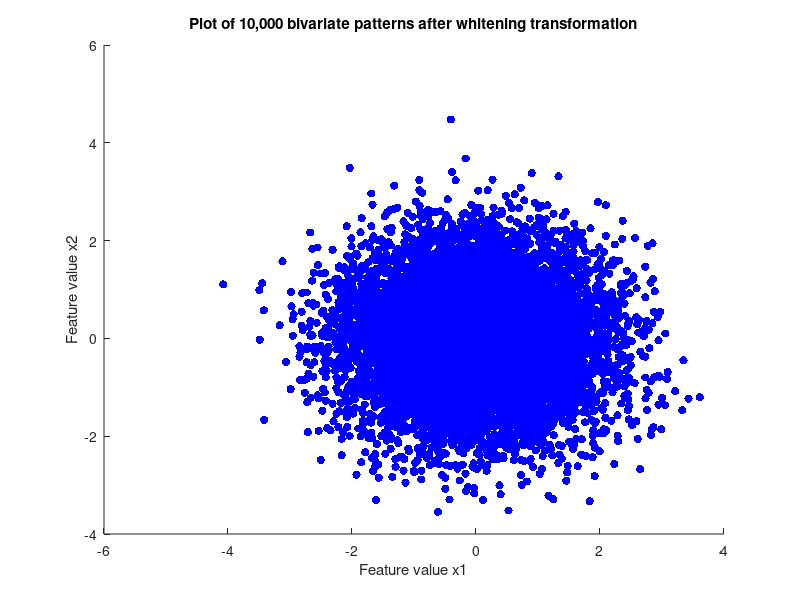

MATLAB code for this plot:
%part a
mu = [0 0]';
cov = [20 10; 10 30];
[eigenvec, eigenval] = eig(cov);
whitening = eigenvec*eigenval^(-1/2); %correct whitening is actually the transpose of this

%part b = desnity function has same mu, but cov = identity matrix

%part c
rng('default');
R = mvnrnd(mu, cov, 10000);
scatter(R(:,1), R(:,2), 'filled', 'MarkerFaceColor', 'r');
%hold on;
W = zeros(10000,2);
xlabel('Feature value x1');
ylabel('Feature value x2');
title('Plot of (x1,x2) for 10,000 random bivariate patterns');

%part d
for i=1:10000
   transform = whitening'*R(i,:)';
   W(i,:) = transform';
end
scatter(W(:,1), W(:,2), 'filled', 'MarkerFaceColor', 'b');
xlabel('Feature value x1');
ylabel('Feature value x2');
title('Plot of 10,000 bivariate patterns after whitening transformation');
%part e: W should be spherical in distribution with covariance = I